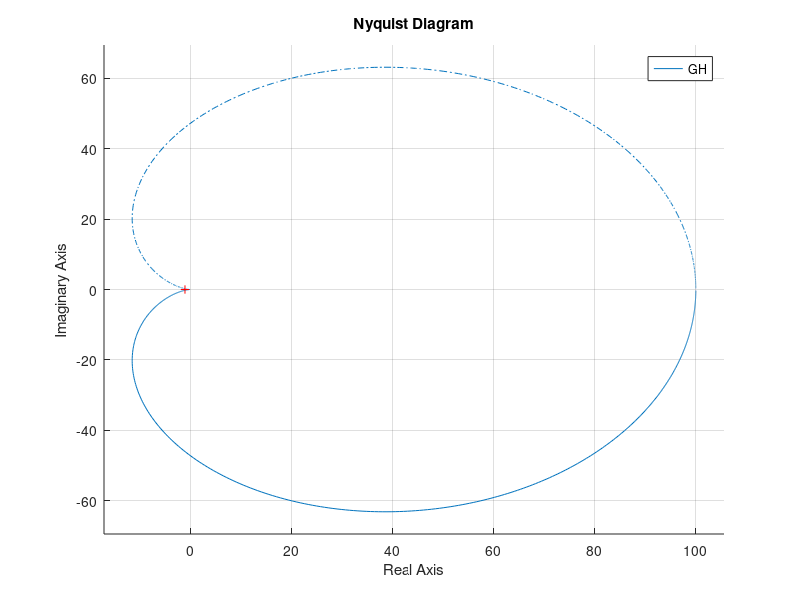
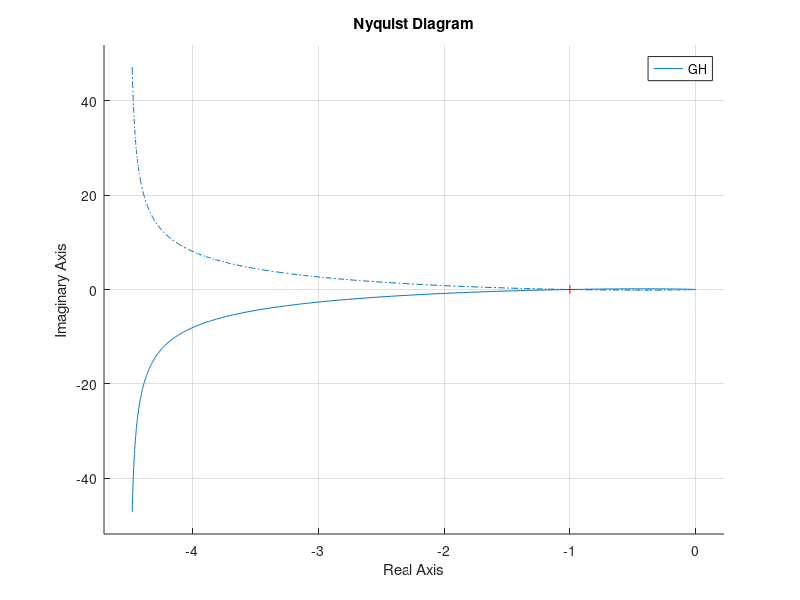
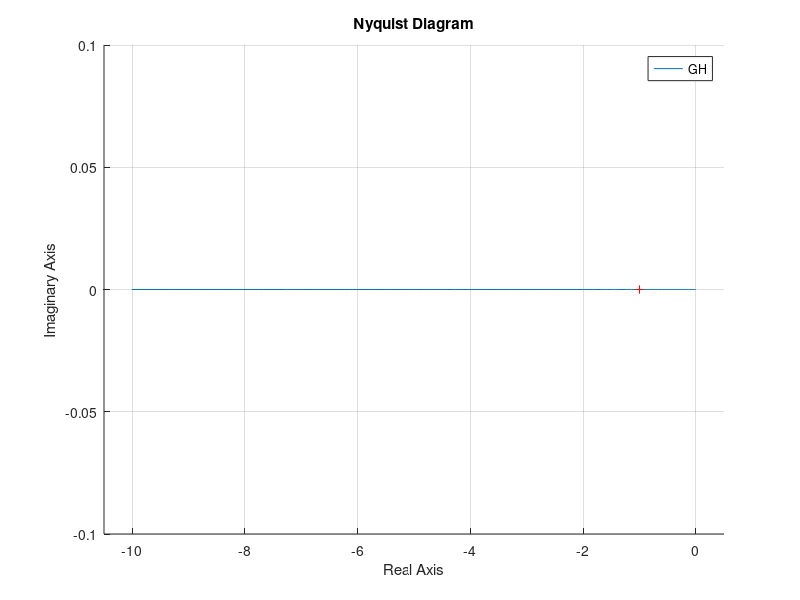
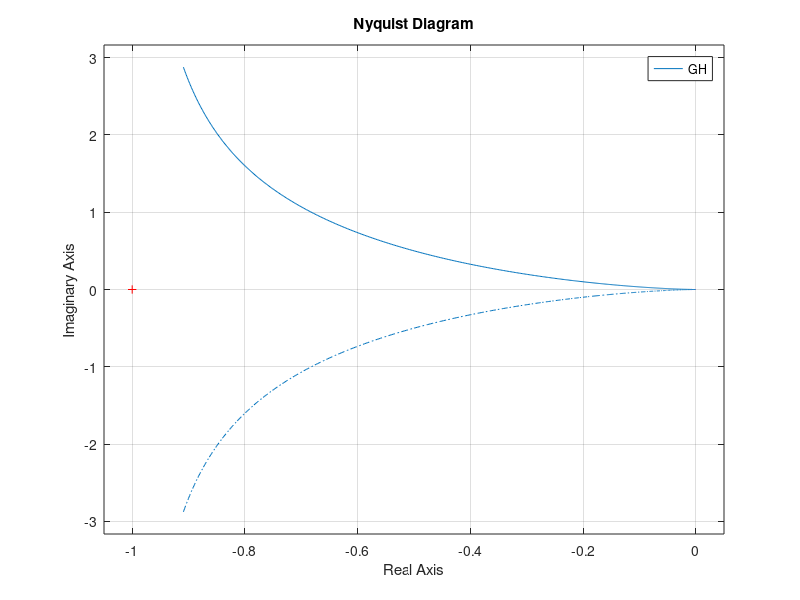

The MATLAB script that drew these images, in order:
% Ejemplo 1
K=100;
T1=1;
T2=2;

GH = tf(K,conv([T1,1],[T2,1]))

% Diagrama de Nyquist
figure (1)
hold on
nyquist(GH)
hold off

% Ejemplo 2
K=1.5;
T1 = 2;
T2=1;
GH = tf(K,conv([1,0],conv([T1,1],[T2,1])))

% Diagrama de Nyquist
figure(2)
hold on 
nyquist(GH)
hold off


% Ejemplo 3
K=1;
T1 = 1;
T2=1;

GH = tf(K*[T2,1],conv([1,0,0],[T1,1]))

figure(3)
hold on
nyquist(GH)
hold off


% Ejemplo 4
K=1;
T = 1;
GH = tf(K,conv([1,0],[T,-1]))
figure(4)
nyquist(GH)


% Ejemplo 5
GH = tf([1,3],conv([1,0],[1,-1]))
figure(5)
nyquist(GH)

% Ejemplo 6

GH = tf(4*[1,0.5],[1,1,0,1])
figure(6)
nyquist(GH)
